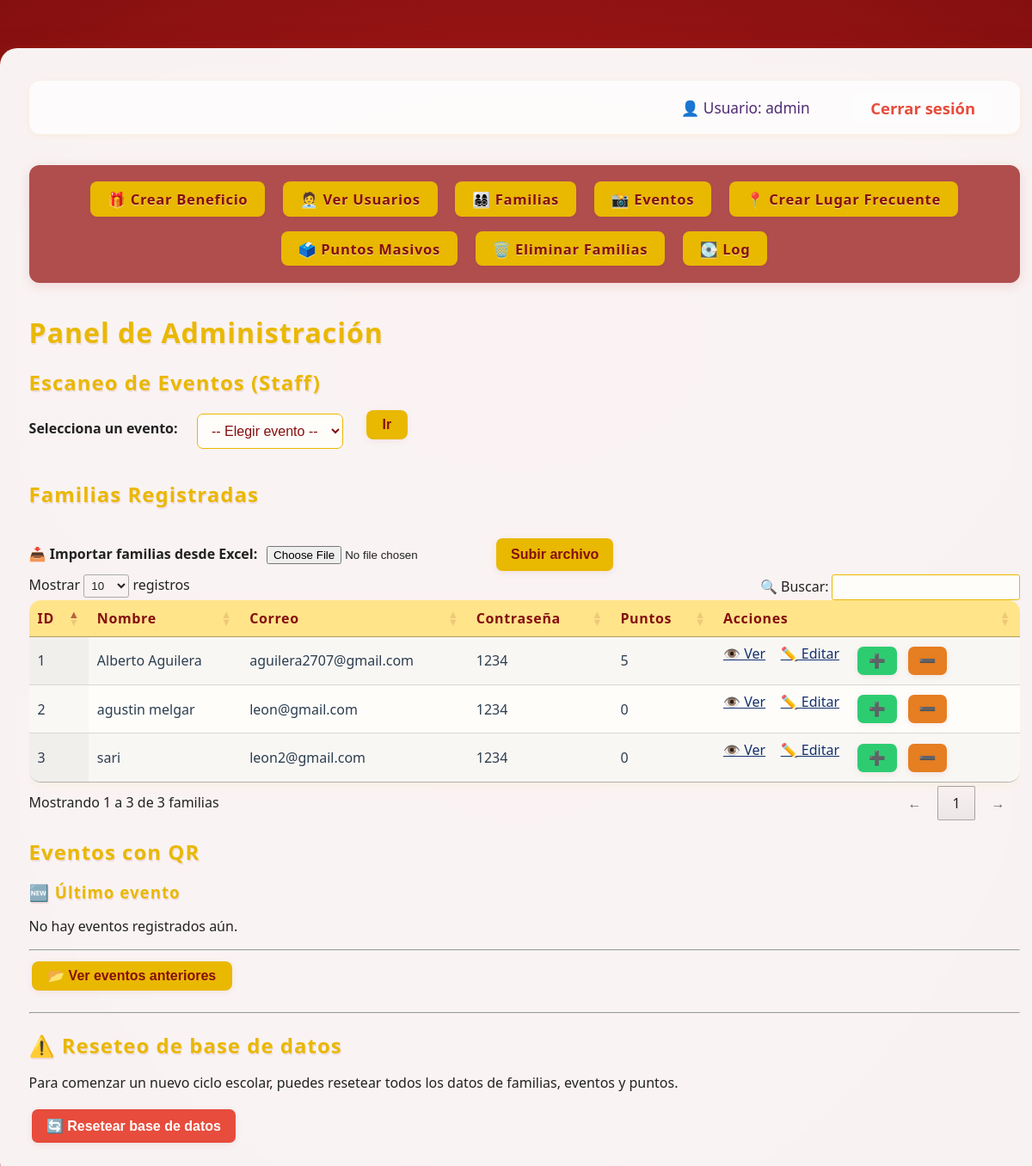
Page /admin (signed in) on the earlier database version.
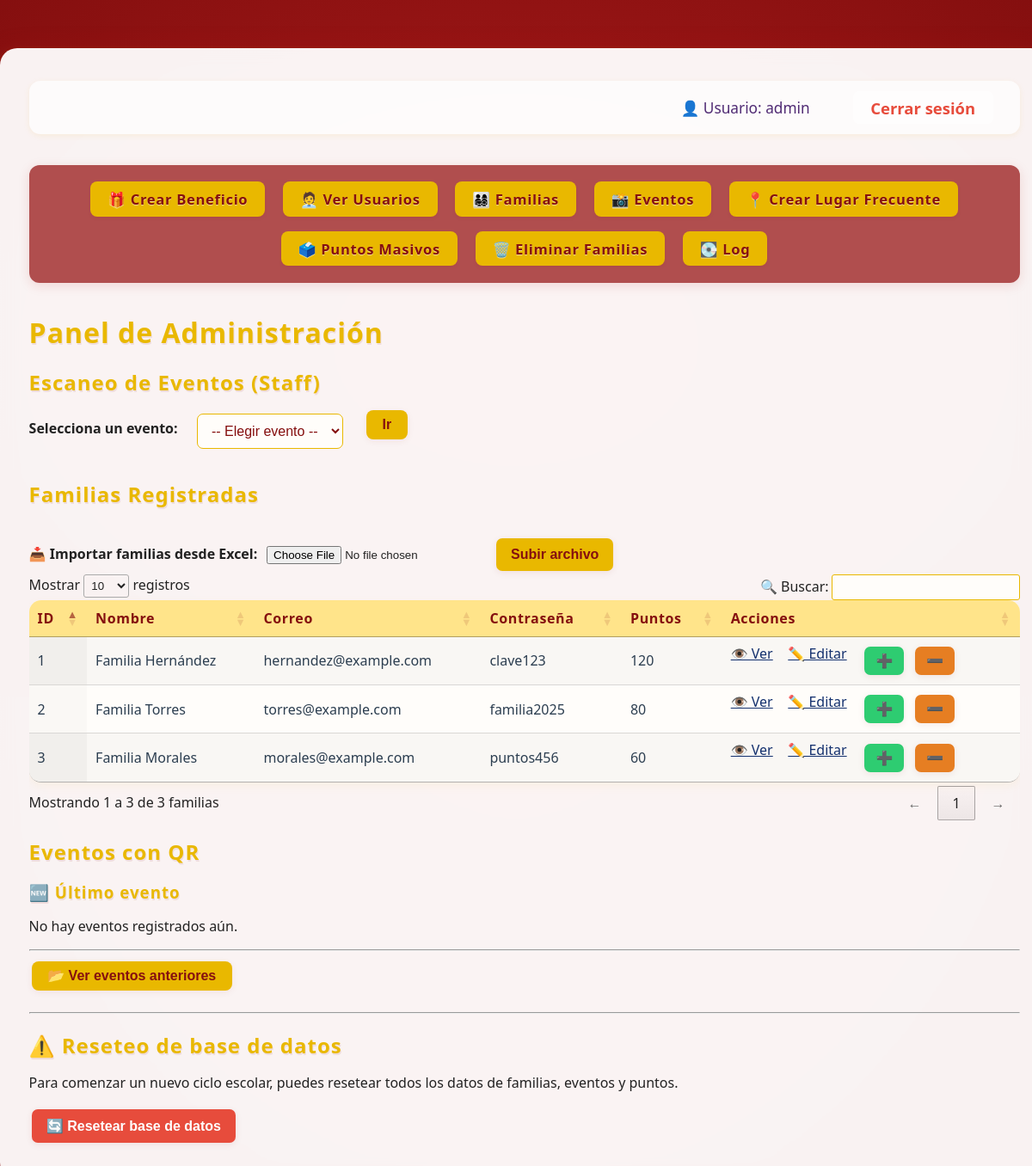
Same page on the later database version.
### app/models.py (models this page shows, shortened)
class Familia(db.Model):
    id = db.Column(db.Integer, primary_key=True)
    nombre = db.Column(db.String(100), nullable=False)
    correo = db.Column(db.String(100), unique=True, nullable=False)
    password = db.Column(db.String(100), nullable=False)
    puntos = db.Column(db.Integer, default=0)

### app/routes.py (the view)
@app.route("/admin")
@login_requerido_admin
def panel_admin():
    rol = session.get('rol')
    print(f"[DEBUG] Rol en sesión: {rol}")
    if "admin_id" not in session:
        return redirect(url_for("login"))
    eventos = EventoQR.query.order_by(EventoQR.id.desc()).all()
    familias = Familia.query.all()
    ultimo_evento = eventos[0] if eventos else None
    otros_eventos = eventos[1:] if len(eventos) > 1 else []
    return render_template(
        "admin.html",
        eventos=eventos,
        familias=familias,
        ultimo_evento=ultimo_evento,
        otros_eventos=otros_eventos,
        rol=rol  # IMPORTANTE: pasar el rol
    )

### app/__init__.py (called while the page is built)
@app.before_request
def mantener_sesion_activa():
    session.permanent = True

### app/routes.py (called while the page is built, shortened)
def login_requerido_admin(f):
    @wraps(f)
    def decorada(*args, **kwargs):
        if "admin_id" not in session:
            return redirect(url_for("login"))
        return f(*args, **kwargs)
    return decorada

@app.before_request
def refrescar_timeout():
    if "admin_id" in session:
        now = datetime.utcnow()
        last = session.get("last_activity", now)
        if hasattr(last, "tzinfo") and last.tzinfo is not None:
            last = last.astimezone(timezone.utc).replace(tzinfo=None)
        session["last_activity"] = now

### app/templates/admin.html (shortened to what the changed rows need)
<!DOCTYPE html>
<html lang="es">
<head>
    <link rel="stylesheet" href="{{ url_for('static', filename='css/admin.css') }}" />
    <link rel="stylesheet" href="https://cdn.datatables.net/1.13.6/css/jquery.dataTables.min.css" />
</head>
<body>
    <div class="admin-contenedor">
        <h1>Panel de Administración</h1>
        <h2>Escaneo de Eventos (Staff)</h2>
    {% if rol in ['admin', 'supervisor'] %}
        <h2>Familias Registradas</h2>
        <div class="table-responsive">
            <table id="tabla-familias" class="display">
                <thead>
                    <tr>
                        <th>ID</th>
                        <th>Nombre</th>
                        <th>Correo</th>
                        <th>Contraseña</th>
                        <th>Puntos</th>
                        <th>Acciones</th>
                    </tr>
                </thead>
                <tbody>
                    {% for f in familias %}
                    <tr>
                        <td>{{ f.id }}</td>
                        <td>{{ f.nombre }}</td>
                        <td>{{ f.correo }}</td>
                        <td>{{ f.password }}</td>
                        <td>{{ f.puntos }}</td>
                        <td class="acciones">
                            <a href="{{ url_for('ver_familia', familia_id=f.id) }}">👁️ Ver</a>
                            <a href="{{ url_for('editar_familia', familia_id=f.id) }}">✏️ Editar</a>
                            {% if rol == 'admin' %}
                                <button onclick="sumar({{ f.id }})" class="sumar" title="Sumar puntos">➕</button>
                            {% endif %}
                            <button onclick="canjear({{ f.id }})" class="canjear" title="Canjear puntos">➖</button>
                        </td>
                    </tr>
                    {% endfor %}
                </tbody>
            </table>
        </div>
    {% endif %}
    {% if rol == 'admin' %}
        <h2>Eventos con QR</h2>
        <h2>⚠️ Reseteo de base de datos</h2>
    {% endif %}
    </div>
</body>
</html>

Differences in the rows shown:
changed Familia id 1: nombre "Alberto Aguilera" → "Familia Hernández"; correo "aguilera2707@gmail.com" → "hernandez@example.com"; password "1234" → "clave123"; puntos "5" → "120"
changed Familia id 2: nombre "agustin melgar" → "Familia Torres"; correo "leon@gmail.com" → "torres@example.com"; password "1234" → "familia2025"; puntos "0" → "80"
changed Familia id 3: nombre "sari" → "Familia Morales"; correo "leon2@gmail.com" → "morales@example.com"; password "1234" → "puntos456"; puntos "0" → "60"
